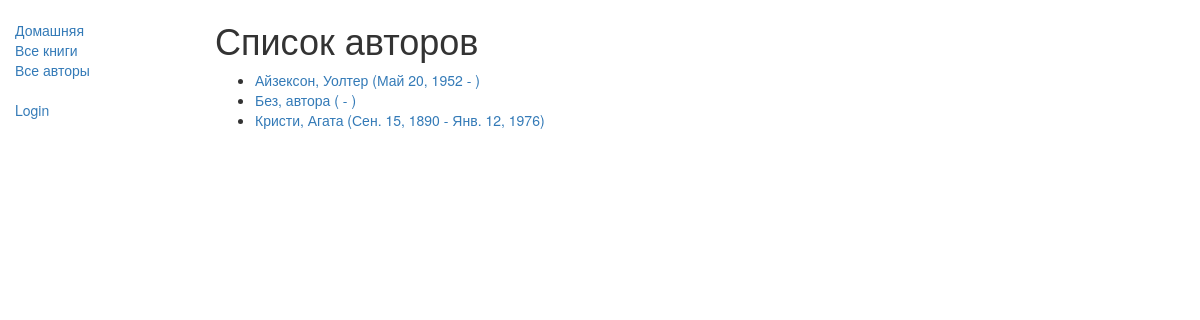
Screenshot of /catalog/authors/ with the database file from the repository.
### catalog/models.py (models this page shows)
class Author(models.Model):
    first_name = models.CharField(max_length=100)
    last_name = models.CharField(max_length=100)
    date_of_birth = models.DateField(null=True, blank=True)
    date_of_death = models.DateField('Died', null=True, blank=True)
    def get_absolute_url(self):
        return reverse('author-detail', args=[str(self.id)])
    def __str__(self):
        return f'{self.last_name}, {self.first_name}'
    class Meta:
        ordering = ['last_name']

### catalog/views.py (the view)
class AuthorListView(generic.ListView):
    model = Author
    paginate_by = 10

### catalog/templates/catalog/author_list.html
{% extends "base_generic.html" %}
{% block content %}
<h1>Список авторов</h1>
{% if author_list %}
<ul>
    {% for author in author_list %}
    <li>
        <a href="{{ author.get_absolute_url }}">{{ author }} ({% if author.date_of_birth %}{{ author.date_of_birth }}
            {% endif %} - {% if author.date_of_death %}{{ author.date_of_death }}{%endif %})</a>
    </li>
    {% endfor %}
</ul>
{% else %}
<p>В библиотеке нет авторов.</p>
{% endif %}
{% endblock %}

### rows the page displays
Author: last_name+first_name "Айзексон, Уолтер", date_of_birth "Май 20, 1952"
Author: last_name+first_name "Без, автора"
Author: last_name+first_name "Кристи, Агата", date_of_birth "Сен. 15, 1890", date_of_death "Янв. 12, 1976"
